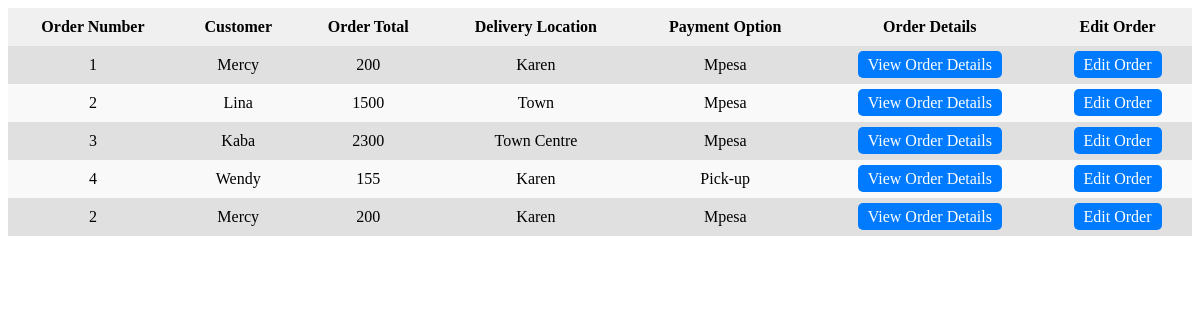
Page /orders/orders/list on the earlier database version.
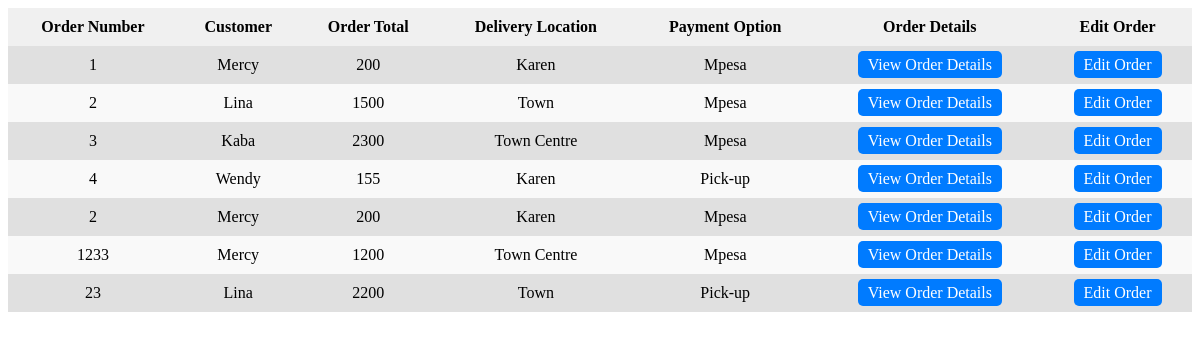
Same page on the later database version.
### orders/models.py (models this page shows, shortened)
class Order(models.Model):
    user = models.ForeignKey(settings.AUTH_USER_MODEL, on_delete=models.CASCADE, default=None)
    items = models.ManyToManyField(OrderItem)
    ordered = models.BooleanField(default=False)
    order_number = models.IntegerField()
    order_total = models.IntegerField()
    customer = models.CharField(max_length=32)
    delivery_location = models.CharField(max_length=100)
    payment_options = models.CharField(max_length=100)
    start_date = models.DateTimeField(default=None)
    ordered_date = models.DateTimeField(null=False, default=None)

### orders/views.py (the view)
# urls.py: path('orders/list', order_list, name='order_list_view'),
def order_list(request):
    orders = Order.objects.all()
    return render(
       request , "orders/order_list.html", {"orders" : orders}
    )

### templates/orders/order_list.html (shortened to what this page needs)
<!DOCTYPE html>
<html lang="en">
<head>
</head>
<body>
    <table class="container">
        <tr class="heading">
            <td>Order Number</td>
            <td>Customer</td>
            <td>Order Total</td>
            <td>Delivery Location</td>
            <td>Payment Option</td>
            <td>Order Details</td>
            <td>Edit Order</td>
        </tr>
        {% for order in orders %}
        <tr>
            <td>{{ order.order_number }}</td>
            <td>{{ order.customer }}</td>
            <td>{{ order.order_total }}</td>
            <td>{{ order.delivery_location }}</td>
            <td>{{ order.payment_options }}</td>
            <td class="order-links"><a href="{% url 'order_detail_view' id=order.id %}">View Order Details</a></td>
            <td class="order-links"><a href="{% url 'order_edit_view' id=order.id %}">Edit Order</a></td>
        </tr>
        {% endfor %}
    </table>
</body>
</html>

### templates/orders/order_list.html (style rules this page uses)
.container { width: 100%; border-collapse: collapse; }
.heading { background-color: #f0f0f0; font-weight: bold; }
.heading td { padding: 10px; text-align: center; }
tr { background-color: #f9f9f9; }
tr:nth-child(even) { background-color: #e0e0e0; }
td { padding: 10px; text-align: center; }
.order-links a { padding: 5px 10px; background-color: #007bff; color: #fff; text-decoration: none; border-radius: 5px; }

Differences in the rows shown:
added Order: order_number "1233", customer "Mercy", order_total "1200", delivery_location "Town Centre", payment_options "Mpesa"
added Order: order_number "23", customer "Lina", order_total "2200", delivery_location "Town", payment_options "Pick-up"
